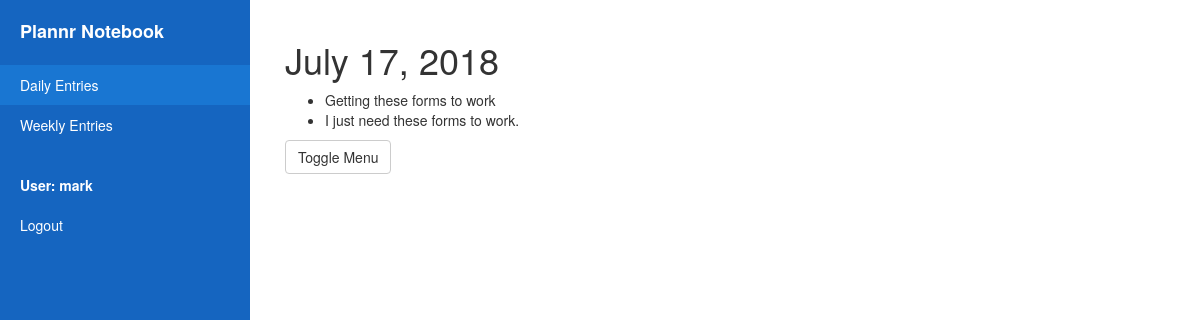
Screenshot of /notebook/daily/8 (signed in) with the database file from the repository.
### notebook/models.py (models this page shows, shortened)
class DailyEntry(models.Model):
    author = models.ForeignKey(User, on_delete=models.CASCADE, null=True)
    entry_date = models.DateField()
    affirmation = models.TextField()
    class Meta:
        ordering = ["entry_date"]
    def is_viewable_by(self, user):
        return self.author == user

class Task(models.Model):
    entry = models.ForeignKey(DailyEntry, on_delete=models.CASCADE, null=True)
    start_time = models.TimeField()
    end_time = models.TimeField()
    is_complete = models.BooleanField()
    title = models.CharField(max_length=32)
    description = models.TextField()

### notebook/views.py (the view)
# urls.py: path('daily/<int:pk>', views.DailyDetailView.as_view(), name='daily_detail'),
class DailyDetailView(LoginRequiredMixin, DetailView):
    model = DailyEntry
    login_url = '/accounts/login/'
    def get_context_data(self, **kwargs):
        context = super(DailyDetailView, self).get_context_data(**kwargs)
        if self.object and self.request.user.is_authenticated:
            context['has_access_to_entry'] = self.object.is_viewable_by(self.request.user)
        return context

### notebook/templates/notebook/dailyentry_detail.html
{% extends "notebook/dailysection.html" %}
{% block content %}
    {% if has_access_to_entry %}
        <h1>{{ dailyentry.entry_date }}</h1>
        {% if dailyentry.task_set %}
            <ul>
            {% for task in dailyentry.task_set.all %}
                <li>
                    {{ task.title }}
                </li>
                <li>{{ task.description }}</li>
            {% endfor %}
            </ul>
        {% endif %}
    {% else %}
        <h1>Oops! Looks like something went wrong...</h1>
        <h3>We can't display this page as it doesn't belong to you.  If you think this is an error, be sure to send us an email!</h3>
    {% endif %}
{% endblock %}

### notebook/templates/base_notebook.html (shortened to what this page needs)
{% extends "main_base.html" %}
{% block specific_stylesheets %}
{% load static %}
<link rel="stylesheet" href="{% static 'css/simple-sidebar.css' %}">
{% endblock %}
{% block main_content %}
<div id="wrapper">
    <div id="sidebar-wrapper">
        <ul class="sidebar-nav">
            <li class="sidebar-brand">
                <a href="/">
                    <strong>Plannr Notebook</strong>
                </a>
            </li>
            {% block page_marker %}{% endblock %}
            <br>
            {% if user.is_authenticated %}
                <li style="color: #fff"><strong>User: {{ user.get_username }}</strong></li>
                <li><a href="{% url 'logout' %}?next={{request.path}}">Logout</a></li>
            {% else %}
                <li><a href="{% url 'login' %}?next={{request.path}}">Login</a></li>
            {% endif %}
        </ul>
    </div>
    <div id="page-content-wrapper">
        <div class="container-fluid">
            <div class="row">
                <div class="col-lg-12">
                    {% block content %}{% endblock %}
                    <a href="#menu-toggle" class="btn btn-default" id="menu-toggle">Toggle Menu</a>
                </div>
            </div>
        </div>
    </div>
</div>
{% endblock %}

### notebook/static/css/simple-sidebar.css (style rules this page uses)
body { overflow-x: hidden; }
#wrapper { padding-left: 0; -webkit-transition: all 0.5s ease; -moz-transition: all 0.5s ease; -o-transition: all 0.5s ease; transition: all 0.5s ease; }
#sidebar-wrapper { z-index: 1000; position: fixed; left: 250px; width: 0; height: 100%; margin-left: -250px; overflow-y: auto; background: #1565C0; -webkit-transition: all 0.5s ease; -moz-transition: all 0.5s ease; -o-transition: all 0.5s ease; transition: all 0.5s ease; }
#page-content-wrapper { width: 100%; position: absolute; padding: 15px; }
.sidebar-nav { position: absolute; top: 0; width: 250px; margin: 0; padding: 0; list-style: none; }
.sidebar-nav li { text-indent: 20px; line-height: 40px; }
.sidebar-nav li a { display: block; text-decoration: none; color: #fff; }
.sidebar-nav > .sidebar-brand { height: 65px; font-size: 18px; line-height: 60px; }
.sidebar-nav > .sidebar-brand a { color: #fff; }
@media (min-width:768px) { #wrapper { padding-left: 250px; } }
@media (min-width:768px) { #sidebar-wrapper { width: 250px; } }
@media (min-width:768px) { #page-content-wrapper { padding: 20px; position: relative; } }

### rows the page displays
DailyEntry: entry_date "July 17, 2018"
Task: title "Getting these forms to work", description "I just need these forms to work."

### other values shown
{{ user.get_username }} "mark"
